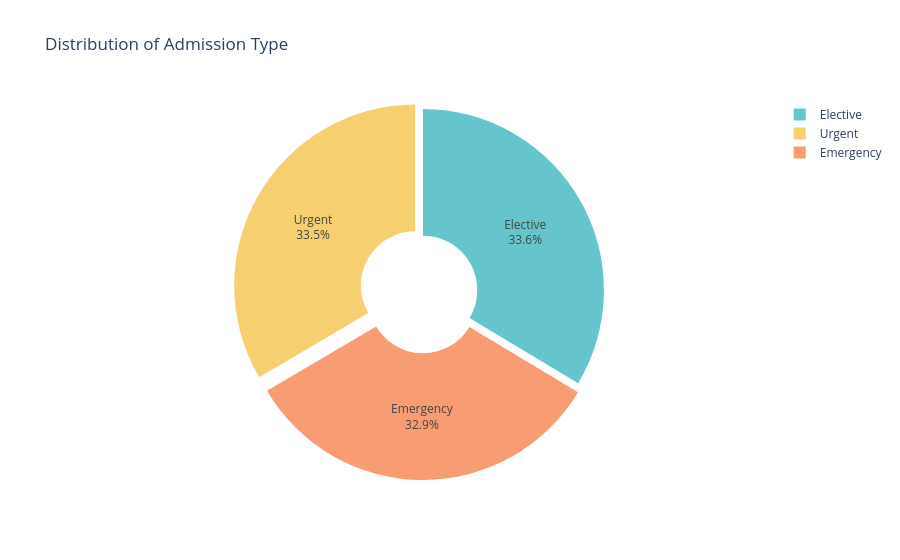

Source (notebook cell):
### Code cell
import plotly.express as px

fig = px.pie(data_df, names='Admission Type', 
             title="Distribution of Admission Type", 
             hole=0.3,  
             color_discrete_sequence=px.colors.qualitative.Pastel)

fig.update_traces(textinfo="percent+label", pull=[0.05]*len(data_df['Admission Type'].unique()))  
fig.show()

### Figure 1 — Plotly figure (JSON) as saved in the notebook; plotly's stock layout.template omitted (floating-point values rounded to 4 significant figures; data arrays with more than 128 entries replaced by an {"elided": "..."} marker saying what was removed)
{"data": [{"domain": {"x": [0, 1], "y": [0, 1]}, "hole": 0.3, "hovertemplate": "Admission Type=%{label}<extra></extra>", "labels": {"elided": "54966 str values"}, "legendgroup": "", "name": "", "pull": [0.05, 0.05, 0.05], "showlegend": true, "textinfo": "percent+label", "type": "pie"}], "layout": {"legend": {"tracegroupgap": 0}, "piecolorway": ["rgb(102, 197, 204)", "rgb(246, 207, 113)", "rgb(248, 156, 116)", "rgb(220, 176, 242)", "rgb(135, 197, 95)", "rgb(158, 185, 243)", "rgb(254, 136, 177)", "rgb(201, 219, 116)", "rgb(139, 224, 164)", "rgb(180, 151, 231)", "rgb(179, 179, 179)"], "title": {"text": "Distribution of Admission Type"}}}
